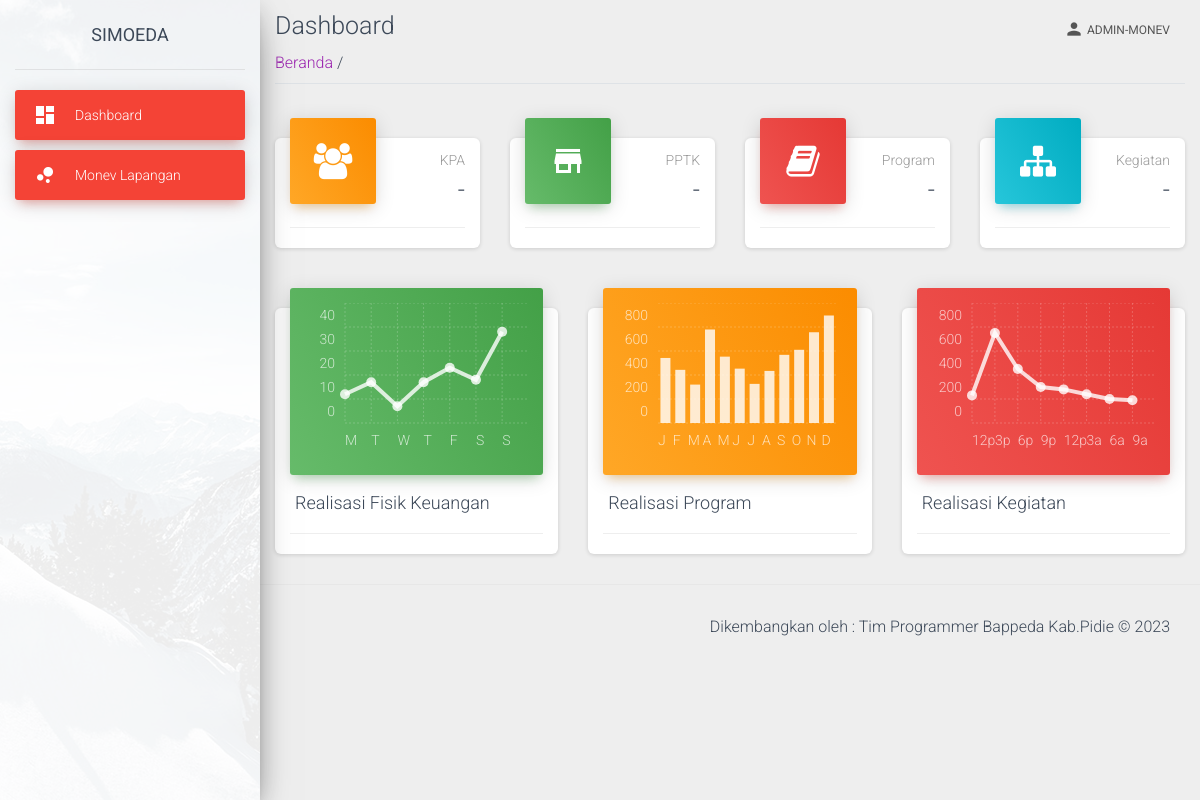
The app's page /view/admin-monev-dashboard.php (signed in), older data.
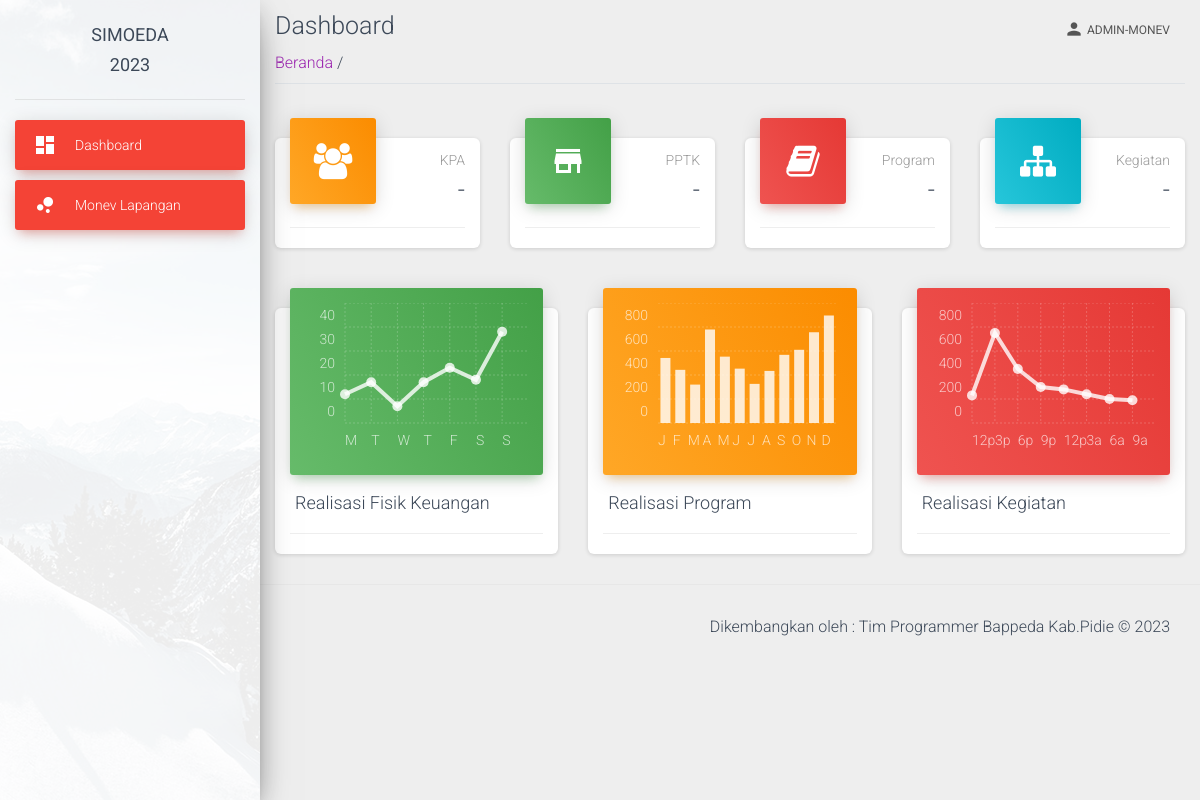
The same page, newer data.
### tables this page shows
CREATE TABLE `tahun` (
  `id_tahun` int(11) NOT NULL,
  `tahun` varchar(255) DEFAULT NULL
);

### view/template-atas-monev.php (the view, shortened to what this page needs)
<!DOCTYPE html>
<html lang="en">
<?php
require_once('../view/header.php');
require('../proses/koneksi.php');
$id_tahun=$_SESSION['id_tahun'];
$query = mysqli_query($koneksi,"SELECT * FROM tahun WHERE id_tahun='$id_tahun'");
$data = mysqli_fetch_assoc($query);
?>
<body class="">
  <div class="wrapper ">
  <div class="sidebar" data-color="danger" data-background-color="white" data-image="../assets/img/sidebar-1.jpg">
    <div class="logo"><a href="#" class="simple-text logo-normal">
      SIMOEDA
      <br>
      <?php print($data['tahun']) ?>
      </a></div>
    <div class="sidebar-wrapper">
      <ul class="nav">
        <li class="nav-item active">
          <a class="nav-link" href="./admin-monev-dashboard.php">
            <i class="material-icons">dashboard</i>
            <p>Dashboard</p>
          </a>
        </li>
        <li class="nav-item active">
          <a class="nav-link" href="./monev.php">
            <i class="material-icons">bubble_chart</i>
            <p>Monev Lapangan</p>
          </a>
        </li>
      </ul>
    </div>
    </div>
    <div class="main-panel">
      <nav class="navbar navbar-expand-lg navbar-transparent navbar-absolute fixed-top ">
        <div class="container-fluid">
          <div class="collapse navbar-collapse justify-content-end">
            <ul class="navbar-nav">
              <li class="nav-item dropdown">
                <a class="nav-link" href="javascript:;" id="navbarDropdownProfile" data-toggle="dropdown" aria-haspopup="true" aria-expanded="false">
                  <i class="material-icons">person </i><?php print($_SESSION['level']) ?>
                </a>
              </li>
            </ul>
          </div>
        </div>
      </nav>

### view/header.php (shortened to what this page needs)
<head>
  <link rel="stylesheet" href="https://cdn.jsdelivr.net/npm/sweetalert2@11.7.5/dist/sweetalert2.min.css">
  <link rel="stylesheet" href="https://maxcdn.bootstrapcdn.com/font-awesome/latest/css/font-awesome.min.css">
  <link href="../assets/css/material-dashboard.css?v=2.1.2" rel="stylesheet" />
  <link href="../assets/demo/demo.css" rel="stylesheet" />
</head>

### view/admin-monev-dashboard.php (shortened to what this page needs)
<?php
require('../view/template-atas-monev.php');
?>
        <div class="container-fluid">
        <div class="title">
            <h3 class="text-gray-800 my-2">Dashboard</h3>
        </div>
        <div class="subtitle border-bottom mb-4 pb-2">
            <span class=""><a href="./admin-monev-dashboard.php">Beranda </a></span>
            <span class="text-grey"> /</span>
        </div>
          <div class="row">
            <div class="col-lg-3 col-md-6 col-sm-6">
              <div class="card card-stats">
                <div class="card-header card-header-warning card-header-icon">
                  <div class="card-icon">
                    <i class="fa fa-users"></i>
                  </div>
                  <p class="card-category">KPA</p>
                  <h3 class="card-title">-
                  </h3>
                </div>
                <div class="card-footer">
                </div>
              </div>
            </div>
            <div class="col-lg-3 col-md-6 col-sm-6">
              <div class="card card-stats">
                <div class="card-header card-header-success card-header-icon">
                  <div class="card-icon">
                    <i class="material-icons">store</i>
                  </div>
                  <p class="card-category">PPTK</p>
                  <h3 class="card-title">-</h3>
                </div>
                <div class="card-footer">
                </div>
              </div>
            </div>
            <div class="col-lg-3 col-md-6 col-sm-6">
              <div class="card card-stats">
                <div class="card-header card-header-danger card-header-icon">
                  <div class="card-icon">
                    <i class="fa fa-book"></i>
                  </div>
                  <p class="card-category">Program</p>
                  <h3 class="card-title">-</h3>
                </div>
                <div class="card-footer">
                </div>
              </div>
            </div>
            <div class="col-lg-3 col-md-6 col-sm-6">
              <div class="card card-stats">
                <div class="card-header card-header-info card-header-icon">
                  <div class="card-icon">
                    <i class="fa fa-sitemap"></i>
                  </div>
                  <p class="card-category">Kegiatan</p>
                  <h3 class="card-title">-</h3>
                </div>
                <div class="card-footer">
                </div>
              </div>
            </div>
          </div>
          <div class="row">
            <div class="col-md-4">
              <div class="card card-chart">
                <div class="card-header card-header-success">
                  <div class="ct-chart" id="dailySalesChart"></div>
                </div>
                <div class="card-body">
                  <h4 class="card-title">Realisasi Fisik Keuangan</h4>
                </div>
                <div class="card-footer">
                </div>
              </div>
            </div>
            <div class="col-md-4">
              <div class="card card-chart">
                <div class="card-header card-header-warning">
                  <div class="ct-chart" id="websiteViewsChart"></div>
                </div>
                <div class="card-body">
                  <h4 class="card-title">Realisasi Program</h4>
                </div>
                <div class="card-footer">
                </div>
              </div>
            </div>
            <div class="col-md-4">
              <div class="card card-chart">
                <div class="card-header card-header-danger">
                  <div class="ct-chart" id="completedTasksChart"></div>
                </div>
                <div class="card-body">
                  <h4 class="card-title">Realisasi Kegiatan</h4>
                </div>
                <div class="card-footer">
                </div>
              </div>
            </div>
          </div>
        </div>
<?php
require('../view/template-bawah-monev.php')
?>

### view/template-bawah-monev.php (shortened to what this page needs)
<footer class="footer">
        <div class="container-fluid">
          <div class="copyright float-right">
            Dikembangkan oleh : Tim Programmer Bappeda Kab.Pidie
                              &copy;
          </div>
        </div>
      </footer>
    </div>
  </div>
</body>
</html>

Row changes from the older to the newer data that the page shows:
added tahun: tahun "2023"
